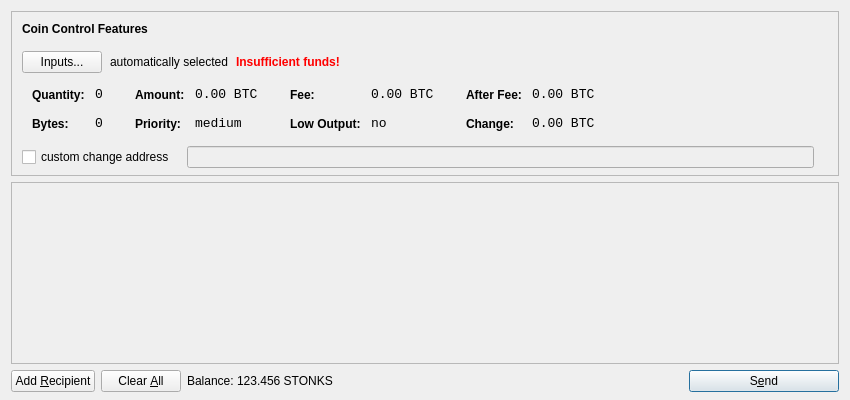
<?xml version="1.0" encoding="UTF-8"?>
<ui version="4.0">
 <class>SendCoinsDialog</class>
 <widget class="QDialog" name="SendCoinsDialog">
  <property name="geometry">
   <rect>
    <x>0</x>
    <y>0</y>
    <width>850</width>
    <height>400</height>
   </rect>
  </property>
  <property name="windowTitle">
   <string>Send Coins</string>
  </property>
  <layout class="QVBoxLayout" name="verticalLayout" stretch="0,1,0">
   <property name="bottomMargin">
    <number>8</number>
   </property>
   <item>
    <widget class="QFrame" name="frameCoinControl">
     <property name="sizePolicy">
      <sizepolicy hsizetype="Expanding" vsizetype="Expanding">
       <horstretch>0</horstretch>
       <verstretch>0</verstretch>
      </sizepolicy>
     </property>
     <property name="maximumSize">
      <size>
       <width>16777215</width>
       <height>16777215</height>
      </size>
     </property>
     <property name="frameShape">
      <enum>QFrame::StyledPanel</enum>
     </property>
     <property name="frameShadow">
      <enum>QFrame::Sunken</enum>
     </property>
     <layout class="QVBoxLayout" name="verticalLayoutCoinControl2">
      <property name="spacing">
       <number>-1</number>
      </property>
      <property name="leftMargin">
       <number>0</number>
      </property>
      <property name="topMargin">
       <number>0</number>
      </property>
      <property name="rightMargin">
       <number>0</number>
      </property>
      <property name="bottomMargin">
       <number>6</number>
      </property>
      <item>
       <layout class="QVBoxLayout" name="verticalLayoutCoinControl" stretch="0,0,0,0,1">
        <property name="spacing">
         <number>0</number>
        </property>
        <property name="leftMargin">
         <number>10</number>
        </property>
        <property name="topMargin">
         <number>10</number>
        </property>
        <item>
         <layout class="QHBoxLayout" name="horizontalLayoutCoinControl1">
          <property name="bottomMargin">
           <number>15</number>
          </property>
          <item>
           <widget class="QLabel" name="labelCoinControlFeatures">
            <property name="sizePolicy">
             <sizepolicy hsizetype="Preferred" vsizetype="Maximum">
              <horstretch>0</horstretch>
              <verstretch>0</verstretch>
             </sizepolicy>
            </property>
            <property name="font">
             <font>
              <weight>75</weight>
              <bold>true</bold>
             </font>
            </property>
            <property name="styleSheet">
             <string notr="true">font-weight:bold;</string>
            </property>
            <property name="text">
             <string>Coin Control Features</string>
            </property>
           </widget>
          </item>
         </layout>
        </item>
        <item>
         <layout class="QHBoxLayout" name="horizontalLayoutCoinControl2" stretch="0,0,0,0">
          <property name="spacing">
           <number>8</number>
          </property>
          <property name="bottomMargin">
           <number>10</number>
          </property>
          <item>
           <widget class="QPushButton" name="pushButtonCoinControl">
            <property name="styleSheet">
             <string notr="true"/>
            </property>
            <property name="text">
             <string>Inputs...</string>
            </property>
           </widget>
          </item>
          <item>
           <widget class="QLabel" name="labelCoinControlAutomaticallySelected">
            <property name="text">
             <string>automatically selected</string>
            </property>
            <property name="margin">
             <number>5</number>
            </property>
           </widget>
          </item>
          <item>
           <widget class="QLabel" name="labelCoinControlInsuffFunds">
            <property name="font">
             <font>
              <weight>75</weight>
              <bold>true</bold>
             </font>
            </property>
            <property name="styleSheet">
             <string notr="true">color:red;font-weight:bold;</string>
            </property>
            <property name="text">
             <string>Insufficient funds!</string>
            </property>
            <property name="margin">
             <number>5</number>
            </property>
           </widget>
          </item>
          <item>
           <spacer name="horizontalSpacerCoinControl">
            <property name="orientation">
             <enum>Qt::Horizontal</enum>
            </property>
            <property name="sizeHint" stdset="0">
             <size>
              <width>40</width>
              <height>1</height>
             </size>
            </property>
           </spacer>
          </item>
         </layout>
        </item>
        <item>
         <widget class="QWidget" name="widgetCoinControl" native="true">
          <property name="sizePolicy">
           <sizepolicy hsizetype="Preferred" vsizetype="Preferred">
            <horstretch>0</horstretch>
            <verstretch>0</verstretch>
           </sizepolicy>
          </property>
          <property name="minimumSize">
           <size>
            <width>0</width>
            <height>0</height>
           </size>
          </property>
          <property name="styleSheet">
           <string notr="true"/>
          </property>
          <layout class="QHBoxLayout" name="horizontalLayoutCoinControl5">
           <property name="margin">
            <number>0</number>
           </property>
           <item>
            <layout class="QHBoxLayout" name="horizontalLayoutCoinControl3" stretch="0,0,0,1">
             <property name="spacing">
              <number>20</number>
             </property>
             <property name="topMargin">
              <number>0</number>
             </property>
             <property name="bottomMargin">
              <number>10</number>
             </property>
             <item>
              <layout class="QFormLayout" name="formLayoutCoinControl1">
               <property name="horizontalSpacing">
                <number>10</number>
               </property>
               <property name="verticalSpacing">
                <number>14</number>
               </property>
               <property name="leftMargin">
                <number>10</number>
               </property>
               <property name="topMargin">
                <number>4</number>
               </property>
               <property name="rightMargin">
                <number>6</number>
               </property>
               <item row="0" column="0">
                <widget class="QLabel" name="labelCoinControlQuantityText">
                 <property name="styleSheet">
                  <string notr="true">font-weight:bold;</string>
                 </property>
                 <property name="text">
                  <string>Quantity:</string>
                 </property>
                 <property name="margin">
                  <number>0</number>
                 </property>
                </widget>
               </item>
               <item row="0" column="1">
                <widget class="QLabel" name="labelCoinControlQuantity">
                 <property name="font">
                  <font>
                   <family>Monospace</family>
                   <pointsize>10</pointsize>
                  </font>
                 </property>
                 <property name="cursor">
                  <cursorShape>IBeamCursor</cursorShape>
                 </property>
                 <property name="contextMenuPolicy">
                  <enum>Qt::ActionsContextMenu</enum>
                 </property>
                 <property name="text">
                  <string notr="true">0</string>
                 </property>
                 <property name="margin">
                  <number>0</number>
                 </property>
                 <property name="textInteractionFlags">
                  <set>Qt::LinksAccessibleByMouse|Qt::TextSelectableByKeyboard|Qt::TextSelectableByMouse</set>
                 </property>
                </widget>
               </item>
               <item row="1" column="0">
                <widget class="QLabel" name="labelCoinControlBytesText">
                 <property name="styleSheet">
                  <string notr="true">font-weight:bold;</string>
                 </property>
                 <property name="text">
                  <string>Bytes:</string>
                 </property>
                </widget>
               </item>
               <item row="1" column="1">
                <widget class="QLabel" name="labelCoinControlBytes">
                 <property name="font">
                  <font>
                   <family>Monospace</family>
                   <pointsize>10</pointsize>
                  </font>
                 </property>
                 <property name="cursor">
                  <cursorShape>IBeamCursor</cursorShape>
                 </property>
                 <property name="contextMenuPolicy">
                  <enum>Qt::ActionsContextMenu</enum>
                 </property>
                 <property name="text">
                  <string notr="true">0</string>
                 </property>
                 <property name="textInteractionFlags">
                  <set>Qt::LinksAccessibleByMouse|Qt::TextSelectableByKeyboard|Qt::TextSelectableByMouse</set>
                 </property>
                </widget>
               </item>
              </layout>
             </item>
             <item>
              <layout class="QFormLayout" name="formLayoutCoinControl2">
               <property name="horizontalSpacing">
                <number>10</number>
               </property>
               <property name="verticalSpacing">
                <number>14</number>
               </property>
               <property name="leftMargin">
                <number>6</number>
               </property>
               <property name="topMargin">
                <number>4</number>
               </property>
               <property name="rightMargin">
                <number>6</number>
               </property>
               <item row="0" column="0">
                <widget class="QLabel" name="labelCoinControlAmountText">
                 <property name="styleSheet">
                  <string notr="true">font-weight:bold;</string>
                 </property>
                 <property name="text">
                  <string>Amount:</string>
                 </property>
                 <property name="margin">
                  <number>0</number>
                 </property>
                </widget>
               </item>
               <item row="0" column="1">
                <widget class="QLabel" name="labelCoinControlAmount">
                 <property name="font">
                  <font>
                   <family>Monospace</family>
                   <pointsize>10</pointsize>
                  </font>
                 </property>
                 <property name="cursor">
                  <cursorShape>IBeamCursor</cursorShape>
                 </property>
                 <property name="contextMenuPolicy">
                  <enum>Qt::ActionsContextMenu</enum>
                 </property>
                 <property name="text">
                  <string notr="true">0.00 BTC</string>
                 </property>
                 <property name="textInteractionFlags">
                  <set>Qt::LinksAccessibleByMouse|Qt::TextSelectableByKeyboard|Qt::TextSelectableByMouse</set>
                 </property>
                </widget>
               </item>
               <item row="1" column="0">
                <widget class="QLabel" name="labelCoinControlPriorityText">
                 <property name="styleSheet">
                  <string notr="true">font-weight:bold;</string>
                 </property>
                 <property name="text">
                  <string>Priority:</string>
                 </property>
                </widget>
               </item>
               <item row="1" column="1">
                <widget class="QLabel" name="labelCoinControlPriority">
                 <property name="font">
                  <font>
                   <family>Monospace</family>
                   <pointsize>10</pointsize>
                  </font>
                 </property>
                 <property name="cursor">
                  <cursorShape>IBeamCursor</cursorShape>
                 </property>
                 <property name="contextMenuPolicy">
                  <enum>Qt::ActionsContextMenu</enum>
                 </property>
                 <property name="text">
                  <string>medium</string>
                 </property>
                 <property name="textInteractionFlags">
                  <set>Qt::LinksAccessibleByMouse|Qt::TextSelectableByKeyboard|Qt::TextSelectableByMouse</set>
                 </property>
                </widget>
               </item>
              </layout>
             </item>
             <item>
              <layout class="QFormLayout" name="formLayoutCoinControl3">
               <property name="horizontalSpacing">
                <number>10</number>
               </property>
               <property name="verticalSpacing">
                <number>14</number>
               </property>
               <property name="leftMargin">
                <number>6</number>
               </property>
               <property name="topMargin">
                <number>4</number>
               </property>
               <property name="rightMargin">
                <number>6</number>
               </property>
               <item row="0" column="0">
                <widget class="QLabel" name="labelCoinControlFeeText">
                 <property name="styleSheet">
                  <string notr="true">font-weight:bold;</string>
                 </property>
                 <property name="text">
                  <string>Fee:</string>
                 </property>
                 <property name="margin">
                  <number>0</number>
                 </property>
                </widget>
               </item>
               <item row="0" column="1">
                <widget class="QLabel" name="labelCoinControlFee">
                 <property name="font">
                  <font>
                   <family>Monospace</family>
                   <pointsize>10</pointsize>
                  </font>
                 </property>
                 <property name="cursor">
                  <cursorShape>IBeamCursor</cursorShape>
                 </property>
                 <property name="contextMenuPolicy">
                  <enum>Qt::ActionsContextMenu</enum>
                 </property>
                 <property name="text">
                  <string notr="true">0.00 BTC</string>
                 </property>
                 <property name="textInteractionFlags">
                  <set>Qt::LinksAccessibleByMouse|Qt::TextSelectableByKeyboard|Qt::TextSelectableByMouse</set>
                 </property>
                </widget>
               </item>
               <item row="1" column="0">
                <widget class="QLabel" name="labelCoinControlLowOutputText">
                 <property name="styleSheet">
                  <string notr="true">font-weight:bold;</string>
                 </property>
                 <property name="text">
                  <string>Low Output:</string>
                 </property>
                </widget>
               </item>
               <item row="1" column="1">
                <widget class="QLabel" name="labelCoinControlLowOutput">
                 <property name="font">
                  <font>
                   <family>Monospace</family>
                   <pointsize>10</pointsize>
                  </font>
                 </property>
                 <property name="cursor">
                  <cursorShape>IBeamCursor</cursorShape>
                 </property>
                 <property name="contextMenuPolicy">
                  <enum>Qt::ActionsContextMenu</enum>
                 </property>
                 <property name="text">
                  <string>no</string>
                 </property>
                 <property name="textInteractionFlags">
                  <set>Qt::LinksAccessibleByMouse|Qt::TextSelectableByKeyboard|Qt::TextSelectableByMouse</set>
                 </property>
                </widget>
               </item>
              </layout>
             </item>
             <item>
              <layout class="QFormLayout" name="formLayoutCoinControl4">
               <property name="horizontalSpacing">
                <number>10</number>
               </property>
               <property name="verticalSpacing">
                <number>14</number>
               </property>
               <property name="leftMargin">
                <number>6</number>
               </property>
               <property name="topMargin">
                <number>4</number>
               </property>
               <property name="rightMargin">
                <number>6</number>
               </property>
               <item row="0" column="0">
                <widget class="QLabel" name="labelCoinControlAfterFeeText">
                 <property name="styleSheet">
                  <string notr="true">font-weight:bold;</string>
                 </property>
                 <property name="text">
                  <string>After Fee:</string>
                 </property>
                 <property name="margin">
                  <number>0</number>
                 </property>
                </widget>
               </item>
               <item row="0" column="1">
                <widget class="QLabel" name="labelCoinControlAfterFee">
                 <property name="font">
                  <font>
                   <family>Monospace</family>
                   <pointsize>10</pointsize>
                  </font>
                 </property>
                 <property name="cursor">
                  <cursorShape>IBeamCursor</cursorShape>
                 </property>
                 <property name="contextMenuPolicy">
                  <enum>Qt::ActionsContextMenu</enum>
                 </property>
                 <property name="text">
                  <string notr="true">0.00 BTC</string>
                 </property>
                 <property name="textInteractionFlags">
                  <set>Qt::LinksAccessibleByMouse|Qt::TextSelectableByKeyboard|Qt::TextSelectableByMouse</set>
                 </property>
                </widget>
               </item>
               <item row="1" column="0">
                <widget class="QLabel" name="labelCoinControlChangeText">
                 <property name="styleSheet">
                  <string notr="true">font-weight:bold;</string>
                 </property>
                 <property name="text">
                  <string>Change:</string>
                 </property>
                </widget>
               </item>
               <item row="1" column="1">
                <widget class="QLabel" name="labelCoinControlChange">
                 <property name="font">
                  <font>
                   <family>Monospace</family>
                   <pointsize>10</pointsize>
                  </font>
                 </property>
                 <property name="cursor">
                  <cursorShape>IBeamCursor</cursorShape>
                 </property>
                 <property name="contextMenuPolicy">
                  <enum>Qt::ActionsContextMenu</enum>
                 </property>
                 <property name="text">
                  <string notr="true">0.00 BTC</string>
                 </property>
                 <property name="textInteractionFlags">
                  <set>Qt::LinksAccessibleByMouse|Qt::TextSelectableByKeyboard|Qt::TextSelectableByMouse</set>
                 </property>
                </widget>
               </item>
              </layout>
             </item>
            </layout>
           </item>
          </layout>
         </widget>
        </item>
        <item>
         <layout class="QHBoxLayout" name="horizontalLayoutCoinControl4" stretch="0,0,0">
          <property name="spacing">
           <number>12</number>
          </property>
          <property name="sizeConstraint">
           <enum>QLayout::SetDefaultConstraint</enum>
          </property>
          <property name="topMargin">
           <number>5</number>
          </property>
          <property name="rightMargin">
           <number>5</number>
          </property>
          <item>
           <widget class="QCheckBox" name="checkBoxCoinControlChange">
            <property name="text">
             <string>custom change address</string>
            </property>
           </widget>
          </item>
          <item>
           <widget class="QLineEdit" name="lineEditCoinControlChange">
            <property name="enabled">
             <bool>false</bool>
            </property>
            <property name="sizePolicy">
             <sizepolicy hsizetype="Expanding" vsizetype="Fixed">
              <horstretch>0</horstretch>
              <verstretch>0</verstretch>
             </sizepolicy>
            </property>
           </widget>
          </item>
          <item>
           <widget class="QLabel" name="labelCoinControlChangeLabel">
            <property name="sizePolicy">
             <sizepolicy hsizetype="Preferred" vsizetype="Expanding">
              <horstretch>0</horstretch>
              <verstretch>0</verstretch>
             </sizepolicy>
            </property>
            <property name="minimumSize">
             <size>
              <width>0</width>
              <height>0</height>
             </size>
            </property>
            <property name="text">
             <string/>
            </property>
            <property name="margin">
             <number>3</number>
            </property>
           </widget>
          </item>
         </layout>
        </item>
        <item>
         <spacer name="verticalSpacerCoinControl">
          <property name="orientation">
           <enum>Qt::Vertical</enum>
          </property>
          <property name="sizeHint" stdset="0">
           <size>
            <width>800</width>
            <height>1</height>
           </size>
          </property>
         </spacer>
        </item>
       </layout>
      </item>
     </layout>
    </widget>
   </item>
   <item>
    <widget class="QScrollArea" name="scrollArea">
     <property name="widgetResizable">
      <bool>true</bool>
     </property>
     <widget class="QWidget" name="scrollAreaWidgetContents">
      <property name="geometry">
       <rect>
        <x>0</x>
        <y>0</y>
        <width>830</width>
        <height>165</height>
       </rect>
      </property>
      <layout class="QVBoxLayout" name="verticalLayout_2">
       <property name="margin">
        <number>0</number>
       </property>
       <item>
        <layout class="QVBoxLayout" name="entries">
         <property name="spacing">
          <number>6</number>
         </property>
        </layout>
       </item>
       <item>
        <spacer name="verticalSpacer">
         <property name="orientation">
          <enum>Qt::Vertical</enum>
         </property>
         <property name="sizeHint" stdset="0">
          <size>
           <width>20</width>
           <height>40</height>
          </size>
         </property>
        </spacer>
       </item>
      </layout>
     </widget>
    </widget>
   </item>
   <item>
    <layout class="QHBoxLayout" name="horizontalLayout">
     <item>
      <widget class="QPushButton" name="addButton">
       <property name="toolTip">
        <string>Send to multiple recipients at once</string>
       </property>
       <property name="text">
        <string>Add &amp;Recipient</string>
       </property>
       <property name="icon">
        <iconset resource="../bitcoin.qrc">
         <normaloff>:/icons/add</normaloff>:/icons/add</iconset>
       </property>
       <property name="autoDefault">
        <bool>false</bool>
       </property>
      </widget>
     </item>
     <item>
      <widget class="QPushButton" name="clearButton">
       <property name="sizePolicy">
        <sizepolicy hsizetype="Minimum" vsizetype="Fixed">
         <horstretch>0</horstretch>
         <verstretch>0</verstretch>
        </sizepolicy>
       </property>
       <property name="toolTip">
        <string>Remove all transaction fields</string>
       </property>
       <property name="text">
        <string>Clear &amp;All</string>
       </property>
       <property name="icon">
        <iconset resource="../bitcoin.qrc">
         <normaloff>:/icons/remove</normaloff>:/icons/remove</iconset>
       </property>
       <property name="autoRepeatDelay">
        <number>300</number>
       </property>
       <property name="autoDefault">
        <bool>false</bool>
       </property>
      </widget>
     </item>
     <item>
      <layout class="QHBoxLayout" name="horizontalLayout_2">
       <property name="spacing">
        <number>3</number>
       </property>
       <item>
        <widget class="QLabel" name="label">
         <property name="text">
          <string>Balance:</string>
         </property>
        </widget>
       </item>
       <item>
        <widget class="QLabel" name="labelBalance">
         <property name="cursor">
          <cursorShape>IBeamCursor</cursorShape>
         </property>
         <property name="text">
          <string>123.456 STONKS</string>
         </property>
         <property name="textInteractionFlags">
          <set>Qt::LinksAccessibleByMouse|Qt::TextSelectableByKeyboard|Qt::TextSelectableByMouse</set>
         </property>
        </widget>
       </item>
      </layout>
     </item>
     <item>
      <spacer name="horizontalSpacer">
       <property name="orientation">
        <enum>Qt::Horizontal</enum>
       </property>
       <property name="sizeHint" stdset="0">
        <size>
         <width>40</width>
         <height>20</height>
        </size>
       </property>
      </spacer>
     </item>
     <item>
      <widget class="QPushButton" name="sendButton">
       <property name="minimumSize">
        <size>
         <width>150</width>
         <height>0</height>
        </size>
       </property>
       <property name="toolTip">
        <string>Confirm the send action</string>
       </property>
       <property name="text">
        <string>S&amp;end</string>
       </property>
       <property name="icon">
        <iconset resource="../bitcoin.qrc">
         <normaloff>:/icons/send</normaloff>:/icons/send</iconset>
       </property>
       <property name="default">
        <bool>true</bool>
       </property>
      </widget>
     </item>
    </layout>
   </item>
  </layout>
 </widget>
 <resources>
  <include location="../bitcoin.qrc"/>
 </resources>
 <connections/>
</ui>
